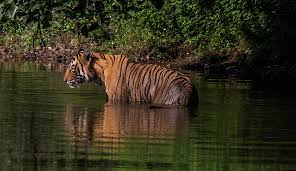
#> input picture media/animal.jpeg, 296 x 171 px
$ python superpixels.py
#> lines starting #> are read from the running program, lines starting #| are printed output that depends on the picture
"""
Superpixel is a color detection tecnique that does not analize every possible
pixel of the image but remove redundancy in the pixels of an image, trying to
combining pixels closer to each other that have the same color value into a cluster
and then call those clusters superpixels.
"""
from skimage import segmentation, color
from skimage import io
from skimage.future import graph
from matplotlib import pyplot as plt
img = io.imread('../media/animal.jpeg')
#> img is the input picture: shape (171, 296, 3); mean R, G, B 53.5, 49.9, 29.5

img_segments = segmentation.slic(img, compactness=10, n_segments=700)
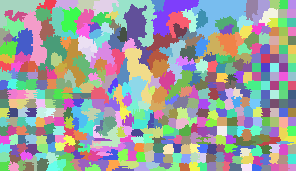
#> img_segments: shape (171, 296) int64; 453 distinct labels, from 1 to 453; one colour per label, 0 black
superpixel_image = color.label2rgb(img_segments, img, kind='avg')
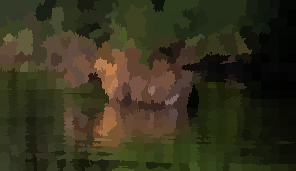
#> superpixel_image: shape (171, 296, 3); mean R, G, B 53, 49.4, 29

io.imshow(superpixel_image)
io.show()
